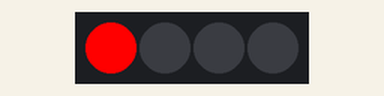
The sketch below on a simulated Arduino Uno, built with avr-gcc and run on an emulated ATmega328P. Shown: 4 RGB LEDs in strip order, left to right.

Above: at 0.15 s.
At 1.06 s:
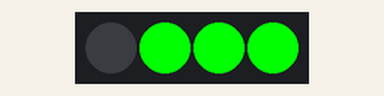
At 2.58 s:
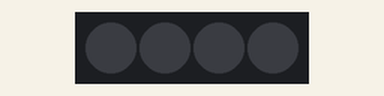
Timing chart, 0 to 3.0 s (numbered marks = the images above):
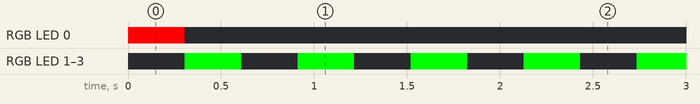

Measured:
- by itself, RGB LED 0: off → RGB(255, 0, 0) at 0.00 s, → off 0.30 s later
- by itself, RGB LED 1–3: alternates RGB(0, 255, 0) for 0.30 s and off for 0.30 s

The sketch:

interfacing_neopixel_strip_with_arduino1.ino
```cpp
// Include the Adafruit NeoPixel library to control the LEDs
#include <Adafruit_NeoPixel.h>

// Define the digital pin on the Arduino that the NeoPixel data line is connected to.
// In the video, this is pin D6.
#define PIN        6

// Define the number of LEDs on the NeoPixel strip.
// The video uses a strip with 4 LEDs.
#define N_LEDS     4

// Create an instance of the Adafruit_NeoPixel class.
// This object 'strip' will be used to control the LEDs.
// Arguments:
// 1. Number of LEDs in the strip (N_LEDS)
// 2. Arduino pin number (PIN)
// 3. Pixel type flags:
//    - NEO_GRB: The color order of the pixels (Green, Red, Blue).
//    - NEO_KHZ800: The data speed (800 KHz).
Adafruit_NeoPixel strip = Adafruit_NeoPixel(N_LEDS, PIN, NEO_GRB + NEO_KHZ800);

// The setup() function runs once when you press reset or power the board.
void setup() {
  // Initialize the NeoPixel library. This must be called before any other
  // strip functions are used.
  strip.begin();
}

// The loop() function runs over and over again forever.
void loop() {
  // Call the 'chase' function with the color Red.
  // strip.Color(255, 0, 0) creates the color red (Red=255, Green=0, Blue=0).
  chase(strip.Color(255, 0, 0));

  // Call the 'chase' function with the color Green.
  chase(strip.Color(0, 255, 0));

  // Call the 'chase' function with the color Blue.
  chase(strip.Color(0, 0, 255));
}


// This function creates a "chasing" light effect.
// It takes a 32-bit color value as an argument.
static void chase(uint32_t c) {
  // Loop through each pixel one by one. The loop runs a few extra times
  // (numPixels() + 4) to make the light appear to run off the end of the strip.
  for(uint16_t i = 0; i < strip.numPixels() + 4; i++) {
      // Light up the current pixel with the specified color 'c'.
      // The library is smart enough to ignore requests for pixels that don't exist (e.g., pixel 5 on a 4-pixel strip).
      strip.setPixelColor(i, c);

      // Turn off the pixel that is 4 positions behind the current one.
      // This creates the effect of a single light moving along the strip.
      strip.setPixelColor(i - 4, 0); // '0' means the pixel is turned off.

      // Send the updated pixel colors to the hardware strip.
      // Without this, changes made with setPixelColor() won't be visible.
      strip.show();

      // Pause for a short duration to control the speed of the animation.
      delay(25);
  }
}
```
